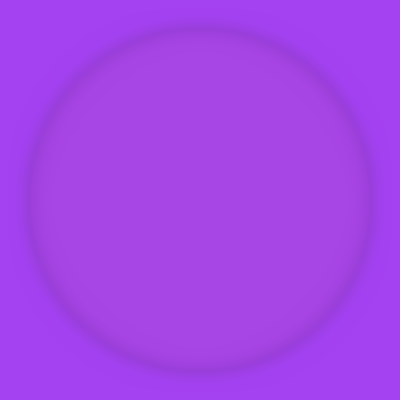
Frame 1 (no input)
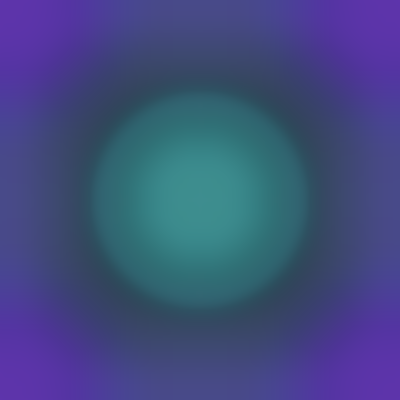
Frame 60 (the mouse pressed at the canvas centre just before this capture)
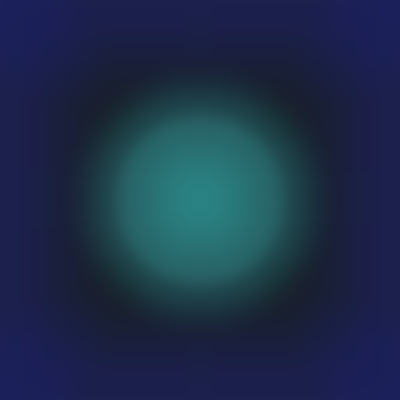
Frame 120 (the mouse held since frame 60 and released just before this capture)

The Processing sketch that drew these frames (run headless with seeded random() and noise(); from frame 60 on, the mouse is pressed at the canvas centre):

// Processing sketch: processing_4568
// ── processing_4568.pde

float v=0.0;
float t=0;
float h;
float i=50;

float r,g,b;

void setup() {
  size(400,400);
  h = sqrt(sq(width/2)+sq(height/2));
  setRGB();
  background(r,g,b);
}

void draw() {
  fill(rC(r,i),rC(g,i),rC(g,i),rC(5,30));
  ellipse(width/2,height/2,rC(1,2*h),rC(1,2*h));
  t+=1;
  v+=0.1;
  filter(11,6);
  if(t>10) {
    t=0;
    setRGB();
  }
}

void setRGB() {
  r=random(255);
  g=random(255);
  b=random(255);
}

float rC(float a,float m) {
  return a+noise(v)*m;
}
